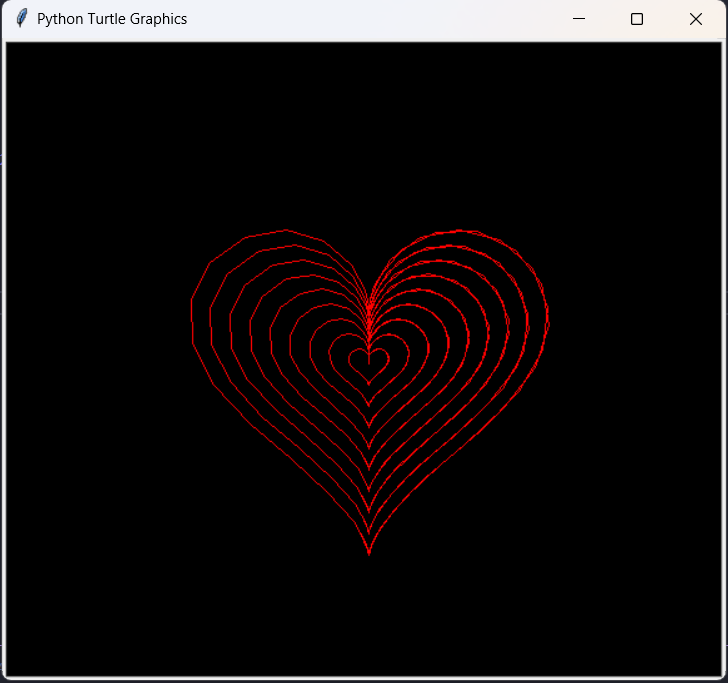

Source code (Python):
import math
import turtle
window = turtle.Screen()
window.bgcolor("black")

pen= turtle.Turtle()
pen.speed(0)
pen.color("red")

def heart(t):
    x=16*math.sin(t)**3
    y=13*math.cos(t) - 5 * math.cos(2 * t) - 2 * math.cos(3 * t) - math.cos(4 * t)
    return x, y

pen.penup()
for i in range(10):
    pen.goto(0,0)
    pen.pendown()
    for t in range(0,100,2):
        x, y = heart(t / 10)
        pen.goto(x * i, y * i)
    pen.penup()

pen.hideturtle()
turtle.done()
